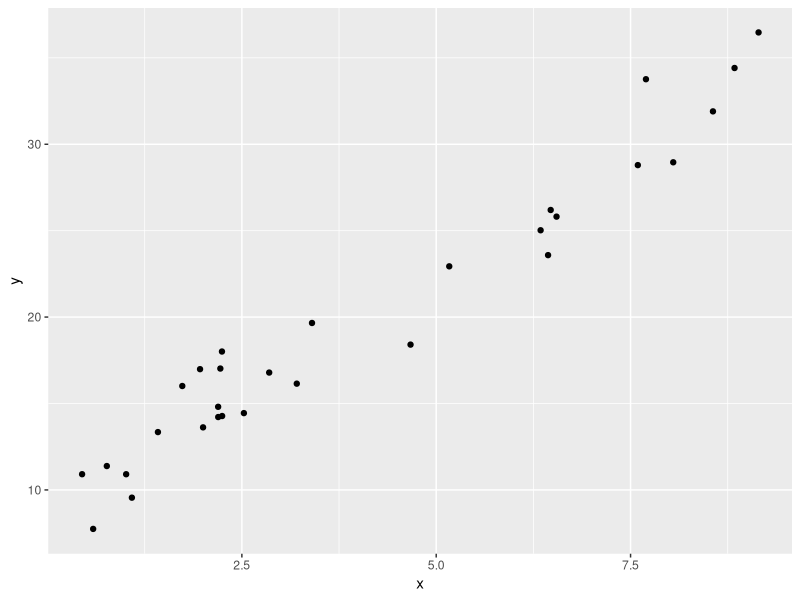
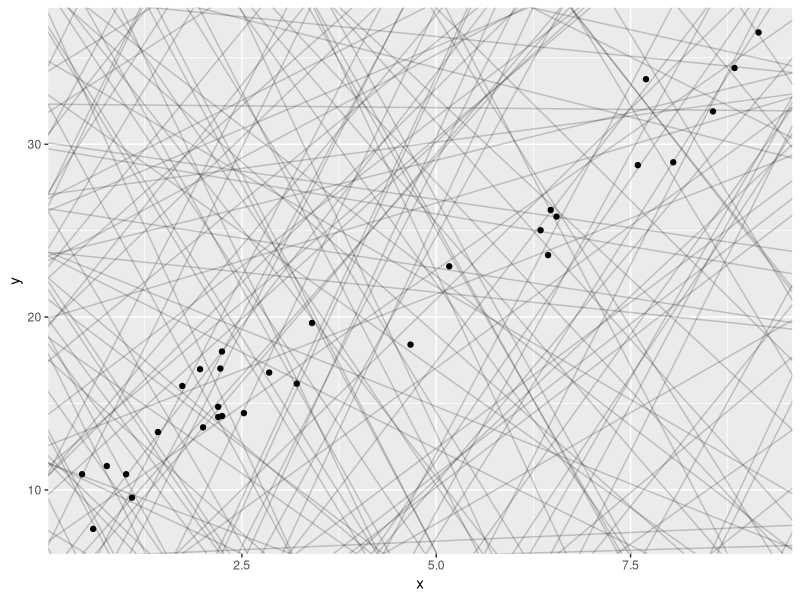
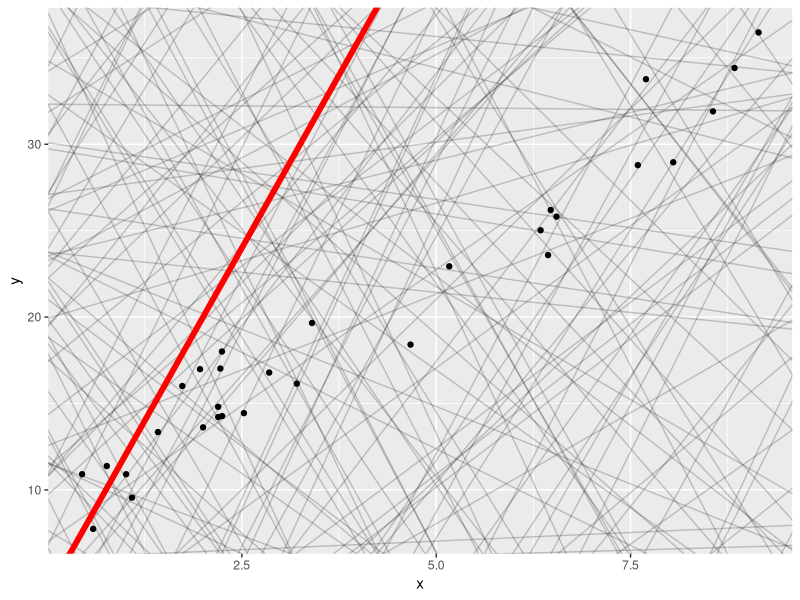
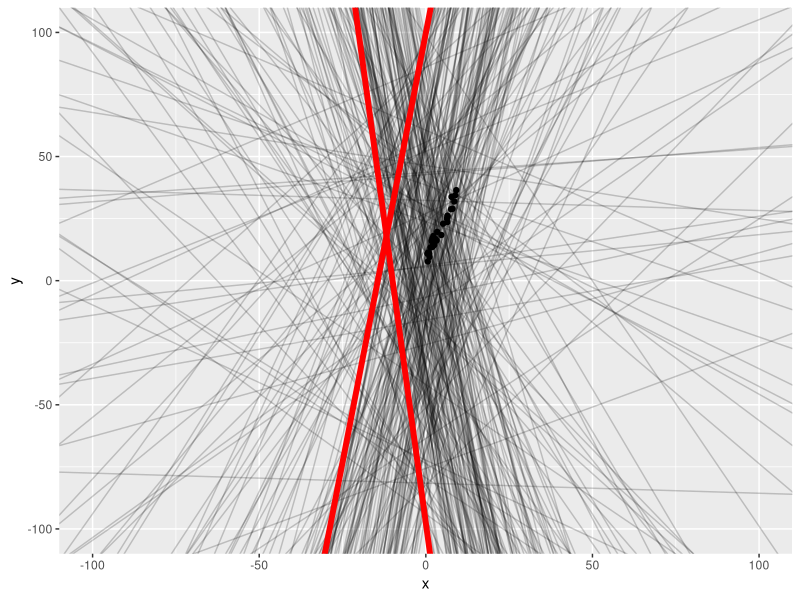
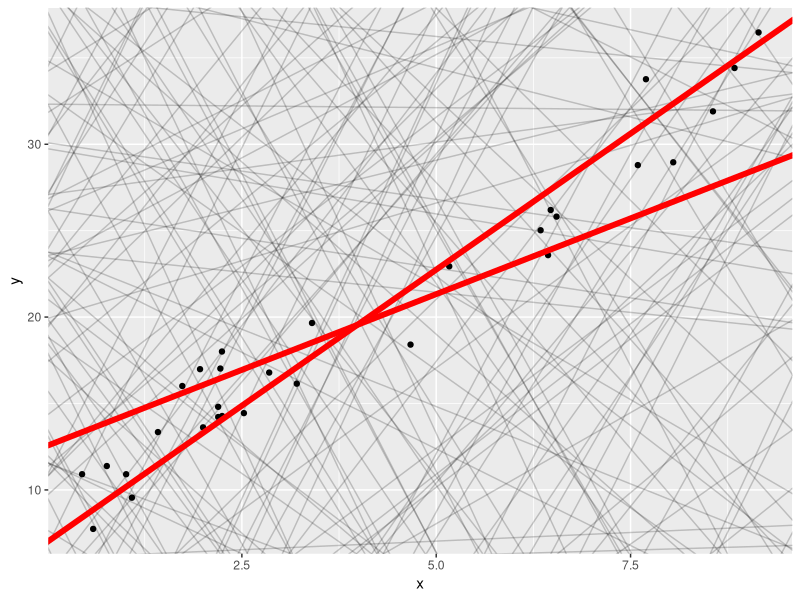
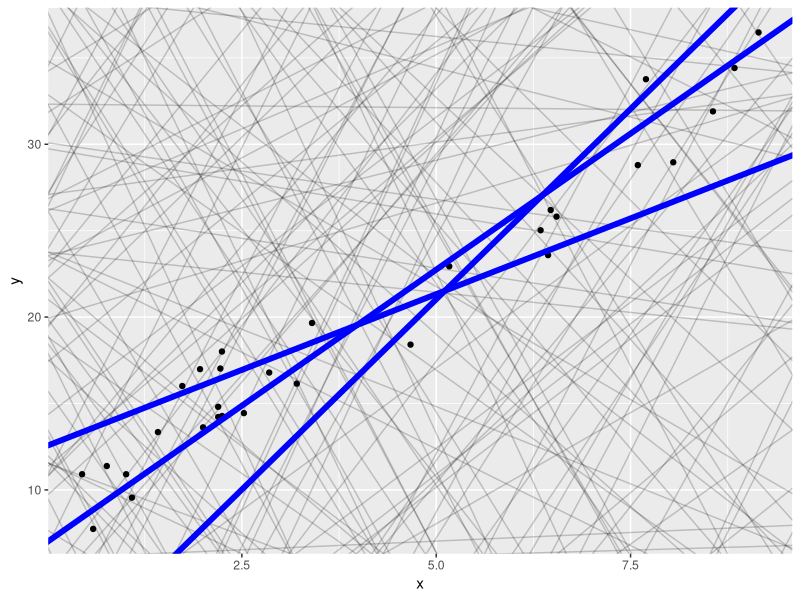
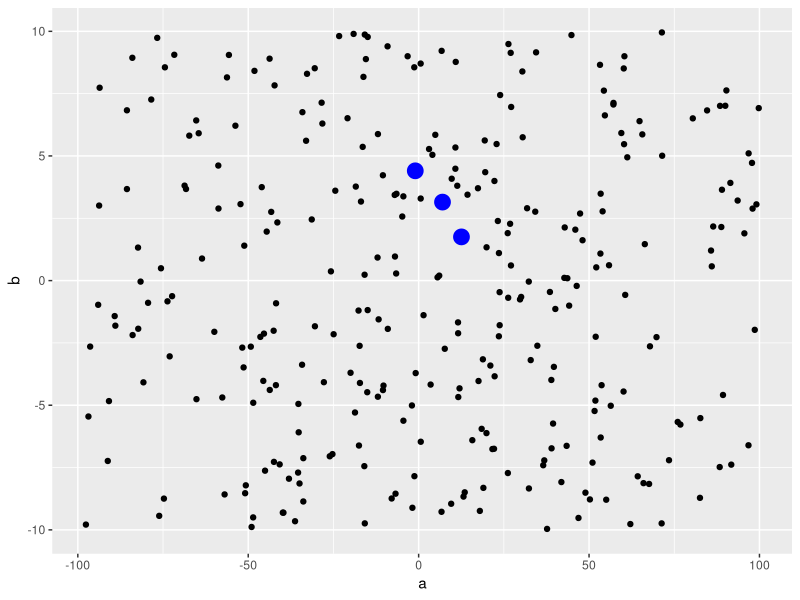
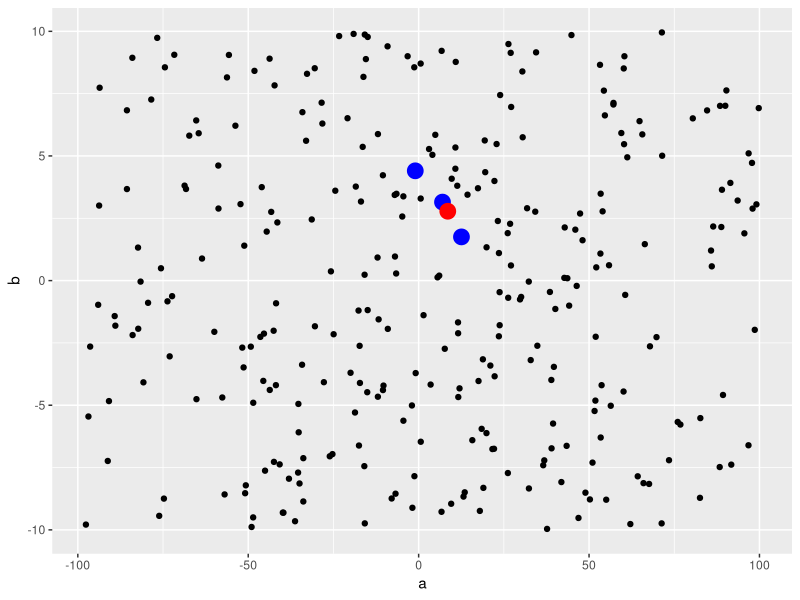

These charts were generated, in order, by the following R code:
library(tidyverse)
# La madre de todas las regresiones ---------------------------------------
a <- 8
b <- 3

N <- 30

data <- data_frame(
  x = runif(N, 0, 10),
  y = a + x * b + 2 * rnorm(N)
)

ggplot(data) +
  geom_point(aes(x, y))


# En el ejemplo que conversamos:
# La estatura de tu hijo será tu estatura por 0.9 más
# 10 
# esth = 10 + estatuya * 0.9

# Prpondremos un modelo en forma algebraico
# de la forma y = f(x)
# Hay familia de modelos
# 
# y = a + b*x


modelos <- data_frame(
  b = runif(300, -10, 10),
  a = runif(300, -100, 100)
)
modelos


ggplot() +
  geom_point(aes(x, y), data = data) +
  geom_abline(aes(intercept = a, slope = b),
              data = modelos, alpha = 0.2)


# funcion que recibe un modelo (paramatros)
# y retorna un numero
obtener_error_sum <- function(a, b) {
  
  message("a: ", a, " b: ", b)
  # a <- 4
  # b <- 9
  
  data %>% 
    mutate(
      # lo que dice mi modelo
      a + b * x,
      error = y - `a + b * x`
    ) %>% 
    summarise(sum(error)) %>% 
    pull()
  
}


ggplot() +
  geom_point(aes(x, y), data = data) +
  geom_abline(aes(intercept = a, slope = b),
              data = modelos, alpha = 0.2) +
  geom_abline(intercept = 4, slope = 8,
              color = "red", size = 2)


obtener_error_sum(5, 8)
obtener_error_sum(4, 3)

modelos <- modelos %>% 
  mutate(error = map2_dbl(a, b, obtener_error_sum))
modelos


# wenos
modeloswenos <- modelos %>% 
  filter(
    error == min(error) | error == max(error))

ggplot() +
  geom_point(aes(x, y), data = data) +
  geom_abline(aes(intercept = a, slope = b),
              data = modelos, alpha = 0.2) +
  geom_abline(aes(intercept = a, slope = b),
              data = modeloswenos, color = "red",
              size = 2) +
  xlim(-100, 100) +
  ylim(-100, 100)


modeloswenowenos <- modelos %>% 
  mutate(error_abs = abs(error)) %>% 
  arrange(error_abs) %>% 
  head(2)

ggplot() +
  geom_point(aes(x, y), data = data) +
  geom_abline(aes(intercept = a, slope = b),
              data = modelos, alpha = 0.2) +
  geom_abline(aes(intercept = a, slope = b),
              data = modeloswenowenos, color = "red",
              size = 2)


obtener_error_sum2 <- function(a = 1, b = 1) {
  
  message("a: ", a, " b: ", b)
  # a <- 4
  # b <- 9
  
  data %>% 
    mutate(
      # lo que dice mi modelo
      a + b * x,
      error2 = (y - `a + b * x`)^2
    ) %>% 
    summarise(sum(error2)) %>% 
    pull()
  
}

modelos <- modelos %>% 
  mutate(sumerror2 = map2_dbl(a, b, obtener_error_sum2))

modelos

modeloswenowenoswenos <- modelos %>% 
  arrange(sumerror2) %>% 
  head(3)

ggplot() +
  geom_point(aes(x, y), data = data) +
  geom_abline(aes(intercept = a, slope = b),
              data = modelos, alpha = 0.2) +
  geom_abline(aes(intercept = a, slope = b),
              data = modeloswenowenoswenos, color = "blue",
              size = 2)

ggplot() +
  geom_point(aes(a, b), data = modelos) +
  geom_point(aes(a, b), data = modeloswenowenoswenos, color = "blue", size = 5)

data
# Linear Models
mod <- lm(y ~ x, data = data)
coefs <- mod$coefficients
coefs

ggplot() +
  geom_point(aes(a, b), data = modelos) +
  geom_point(aes(a, b), data = modeloswenowenoswenos, color = "blue", size = 5) +
  geom_point(aes(x = 8.547, y = 2.782), color = "red", size = 5) 



# equivalentes
ggplot() +
  geom_point(aes(x, y), data = data) +
  geom_abline(slope = coefs[2], intercept = coefs[1], color = "red", alpha = 0.3, size = 4) +
  geom_smooth(aes(x, y), data = data, se = FALSE, method = "lm") 

# la historia de que no quero olvidarme de mi primer amor
modeloswenowenoswenosfinalfinal <- modeloswenowenoswenos %>% 
  head(1)
modeloswenowenoswenosfinalfinal

ggplot() +
  geom_point(aes(x, y), data = data) +
  geom_abline(slope = coefs[2], intercept = coefs[1], color = "blue",
              alpha = 0.3, size = 2) +
  geom_abline(aes(slope = b, intercept = a),
              data = modeloswenowenoswenosfinalfinal,
              color = "pink", size = 2)







